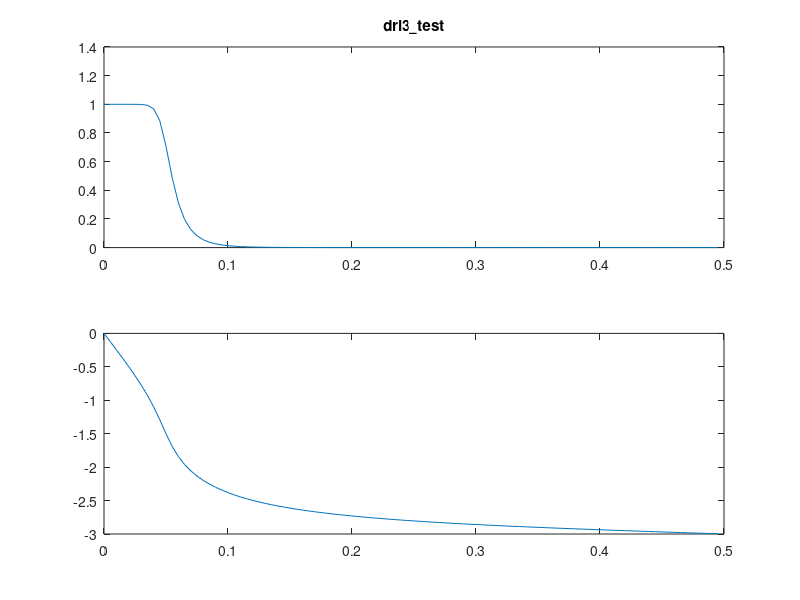

This chart was generated by the following MATLAB code:
pkg load signal
[N0,D0]=butter(6,0.1);
[H,w]=freqz(N0,D0,100);
subplot(211)
plot(w*0.5/pi,abs(H))
title("dri3\\_test");
subplot(212)
plot(w*0.5/pi,unwrap(arg(H))/pi)
print("dri3_test","-dpdflatex");
close
